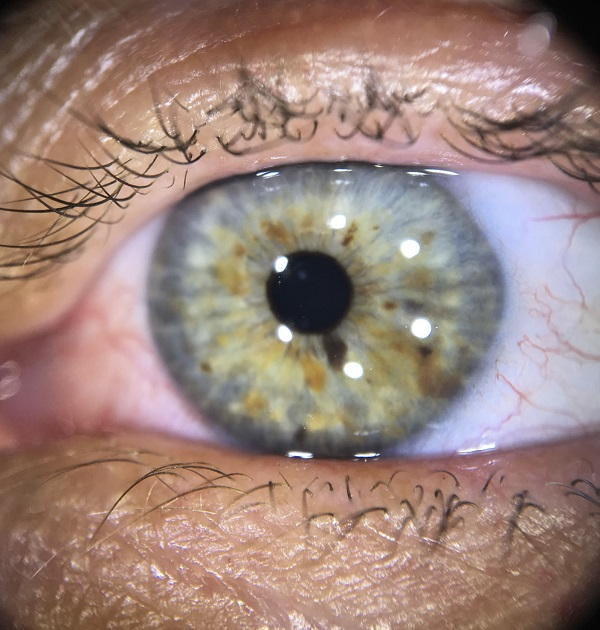
#> input picture Lisch nodules (Equipo 4).jpeg, 600 x 630 px, given in place of kodim23.png, which was not available
$ python 'Ejemplo 2 a color.py'   (older library calls are emulated)
#> lines starting #> are read from the running program, lines starting #| are printed output that depends on the picture; pictures that were not available may be replaced by others from this repository, and a replacement may not be noted
import numpy as np
import cv2
import matplotlib.pyplot as plt

# Leemos la imagen en color (BGR)
img_bgr = cv2.imread("kodim23.png")
#> img_bgr is the input picture: shape (630, 600, 3); mean B, G, R 122.4, 130.9, 155.9
# Convertimos a LAB y separamos canales
img_lab = cv2.cvtColor(img_bgr, cv2.COLOR_BGR2LAB)
#> img_lab: shape (630, 600, 3); mean of channels 0, 1, 2 144, 136.7, 136.5
L_orig, A_orig, B_orig = cv2.split(img_lab)
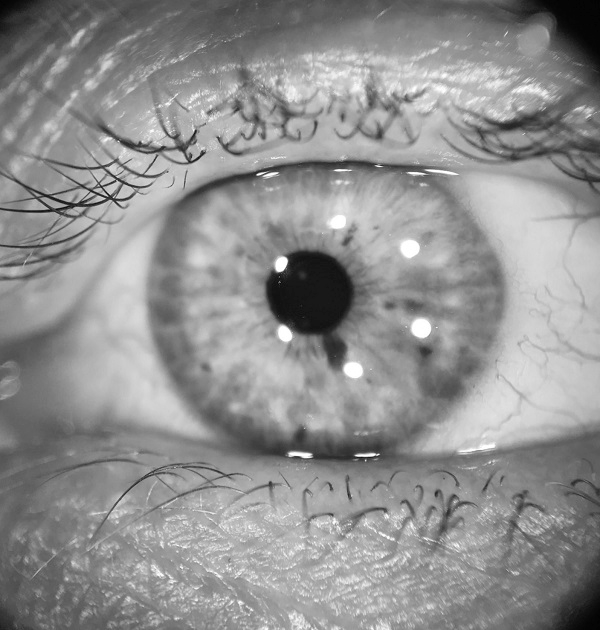
#> L_orig: shape (630, 600); min 2, max 255, mean 144
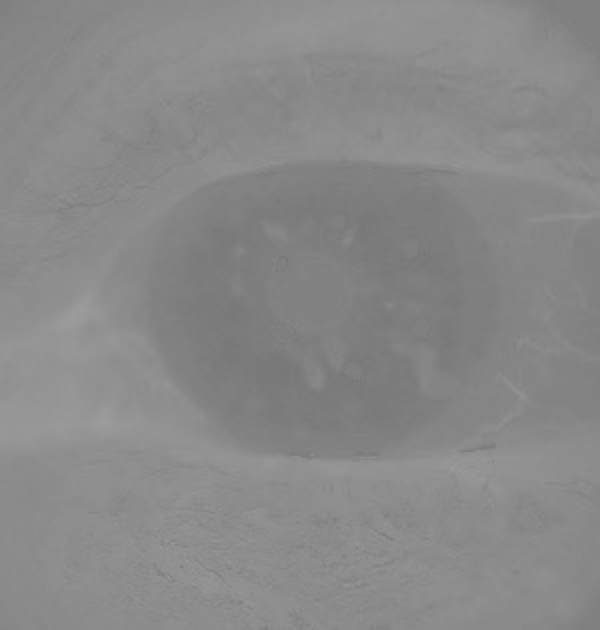
#> A_orig: shape (630, 600); min 118, max 156, mean 136.7
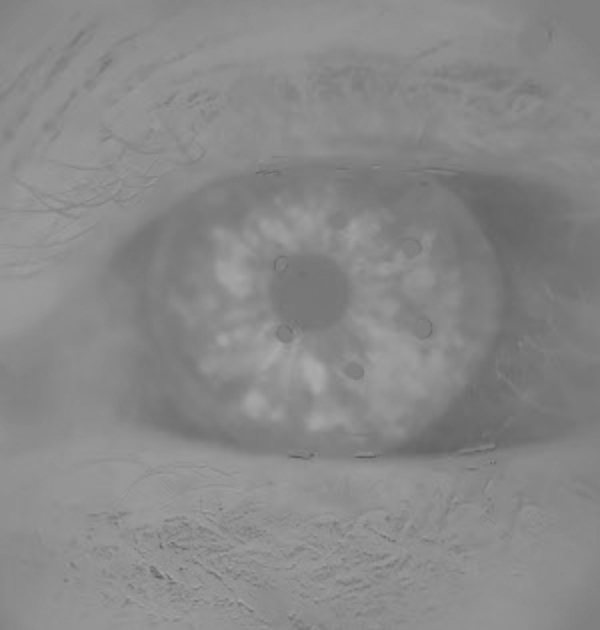
#> B_orig: shape (630, 600); min 94, max 171, mean 136.5

# Normalizamos L para entropía
b = L_orig.astype(np.float32) / 255.0

# Parámetros del algoritmo
Num_iteraciones = int(input('Ingrese el número de iteraciones: '))
#> the answer given: 3
Num_Generaciones = int(input('Ingrese el número de generaciones por iteración: '))
#> the answer given: 3
Num_pob = int(input('Ingrese el tamaño de la población: '))
#> the answer given: 3

# PSO hiperparámetros
c1, c2, w = 3.0, 3.0, 0.6

# Sólo una variable: clipLimit
Num_var = 1
Limite_Inferior = np.array([1.0], dtype=np.float32)
Limite_Superior = np.array([40.0], dtype=np.float32)

# Para guardar resultados
Resultados_Generales = np.zeros(Num_iteraciones)
Mejor_Individuo_Iteracion = np.zeros((Num_iteraciones, Num_var))

def calcular_entropia(img):
    grad_x = cv2.Sobel(img, cv2.CV_64F, 1, 0, ksize=3)
    grad_y = cv2.Sobel(img, cv2.CV_64F, 0, 1, ksize=3)
    grad_mag = np.sqrt(grad_x**2 + grad_y**2)
    grad_mag /= (grad_mag.max() + 1e-8)
    hist_counts, _ = np.histogram(grad_mag.flatten(), bins=256, range=(0,1))
    p = hist_counts / hist_counts.sum()
    p = p[p>0]
    return -np.sum(p * np.log2(p))

for it in range(Num_iteraciones):
    # Inicializamos posiciones y velocidades
    x = np.random.uniform(Limite_Inferior, Limite_Superior, (Num_pob, Num_var))
    v = np.random.uniform(-(Limite_Superior-Limite_Inferior),
                          (Limite_Superior-Limite_Inferior),
                          (Num_pob, Num_var))
    # Topología en anillo
    nbh = [[i, (i-1)%Num_pob, (i+1)%Num_pob] for i in range(Num_pob)]
    x_p_best = x.copy()
    best_apt = np.full(Num_pob, np.inf)

    for gen in range(Num_Generaciones):
        aptitud = np.zeros(Num_pob)
        for i in range(Num_pob):
            clip = x[i,0]
            # Creamos y aplicamos CLAHE solo al canal L
            clahe = cv2.createCLAHE(clipLimit=clip, tileGridSize=(8,8))
            L_clahe = clahe.apply(L_orig)
            # Normalizamos para entropía
            img_norm = L_clahe.astype(np.float32) / 255.0
            aptitud[i] = -calcular_entropia(img_norm)

        # Actualizamos mejores personales
        mejor_mask = aptitud < best_apt
        x_p_best[mejor_mask] = x[mejor_mask]
        best_apt[mejor_mask] = aptitud[mejor_mask]

        # Actualizamos velocidades y posiciones
        for i in range(Num_pob):
            vecinos = nbh[i]
            apt_vec = [aptitud[vx] for vx in vecinos]
            mejor_vecino = vecinos[np.argmin(apt_vec)]
            x_g_best = x[mejor_vecino]
            r1, r2 = np.random.rand(2)
            v[i] = (w * v[i]
                    + c1 * r1 * (x_p_best[i] - x[i])
                    + c2 * r2 * (x_g_best   - x[i]))
            x[i] += v[i]
            # Limites
            x[i] = np.clip(x[i], Limite_Inferior, Limite_Superior)

    idx = np.argmin(best_apt)
    Mejor_Individuo_Iteracion[it] = x_p_best[idx]
    Resultados_Generales[it] = best_apt[idx]
    print(f"Iteración {it+1}: Mejor clipLimit = {x_p_best[idx,0]:.4f}, Costo = {best_apt[idx]:.4f}")
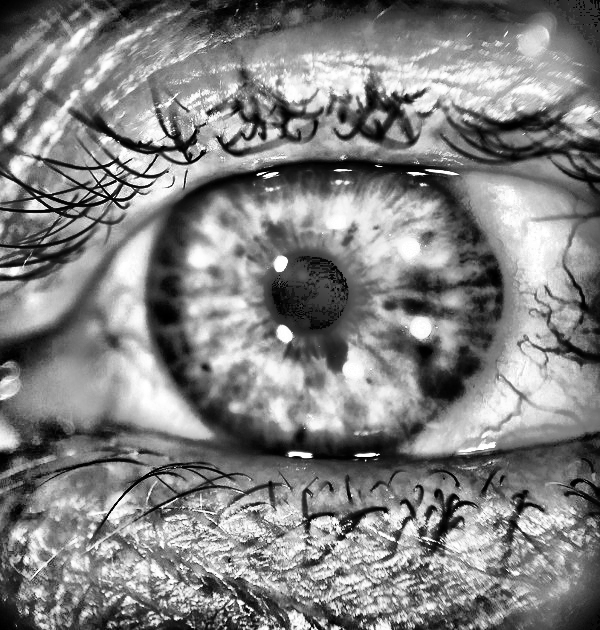
#> img_norm: shape (630, 600) float32; min 0, max 1, mean 0.508
#> after the loop, Mejor_Individuo_Iteracion = [40, 40, 40]; Resultados_Generales = [-6.09, -6.09, -6.09]

# Estadísticas finales
mejor = Resultados_Generales.min()
#> mejor = -6.09
media = Resultados_Generales.mean()
#> media = -6.09
peor = Resultados_Generales.max()
#> peor = -6.09
std = Resultados_Generales.std()
#> std = 0
print("\n=== Resultados Finales ===")
print(f"Mejor: {mejor:.4f}   Media: {media:.4f}   Peor: {peor:.4f}   Desv.: {std:.4f}")
#| Mejor: -6.0887   Media: -6.0887   Peor: -6.0887   Desv.: 0.0000

# Reconstrucción de la imagen color con la mejor clipLimit
best_idx = np.argmin(Resultados_Generales)
#> best_idx = 0
best_clip = Mejor_Individuo_Iteracion[best_idx,0]
#> best_clip = 40

clahe = cv2.createCLAHE(clipLimit=best_clip, tileGridSize=(8,8))
L_final = clahe.apply(L_orig)
# Reunimos canales y volvemos a BGR
img_lab_clahe = cv2.merge([L_final, A_orig, B_orig])
#> img_lab_clahe: shape (630, 600, 3); mean of channels 0, 1, 2 129.6, 136.7, 136.5
img_color_clahe = cv2.cvtColor(img_lab_clahe, cv2.COLOR_LAB2BGR)
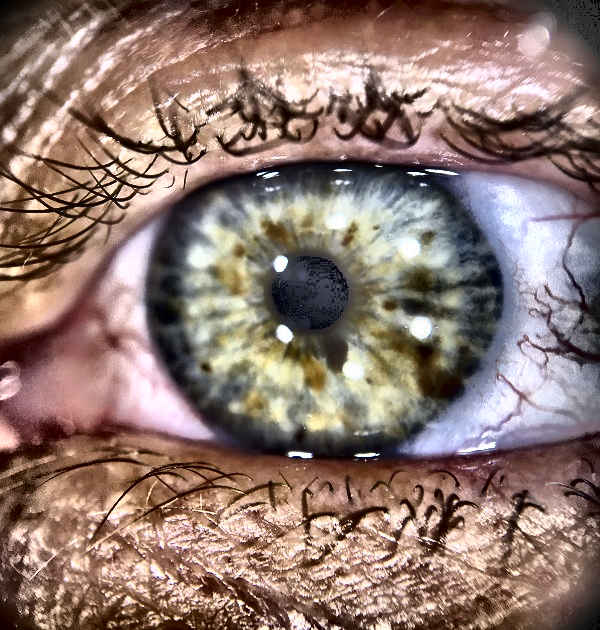
#> img_color_clahe: shape (630, 600, 3); mean B, G, R 110, 118.7, 142.2

# Mostramos comparación
plt.figure(figsize=(12,6))
plt.subplot(1,2,1)
plt.imshow(cv2.cvtColor(img_bgr, cv2.COLOR_BGR2RGB))
plt.title('Original (BGR)')
plt.axis('off')

plt.subplot(1,2,2)
plt.imshow(cv2.cvtColor(img_color_clahe, cv2.COLOR_BGR2RGB))
plt.title(f'CLAHE a color (clipLimit={best_clip:.2f})')
plt.axis('off')
plt.show()
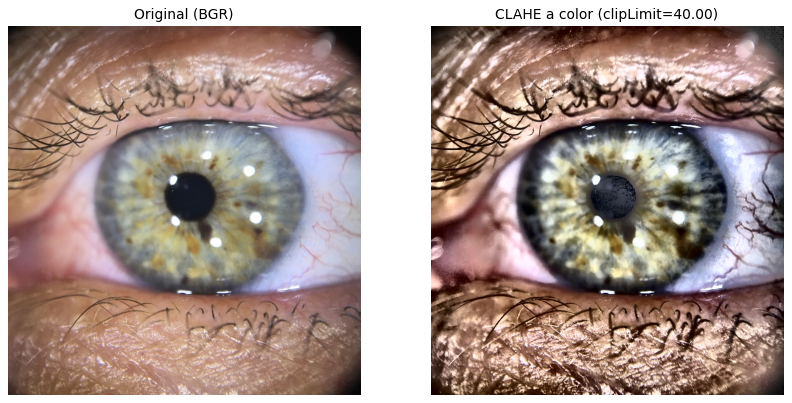
#> figure drawn by matplotlib, 2 panels
